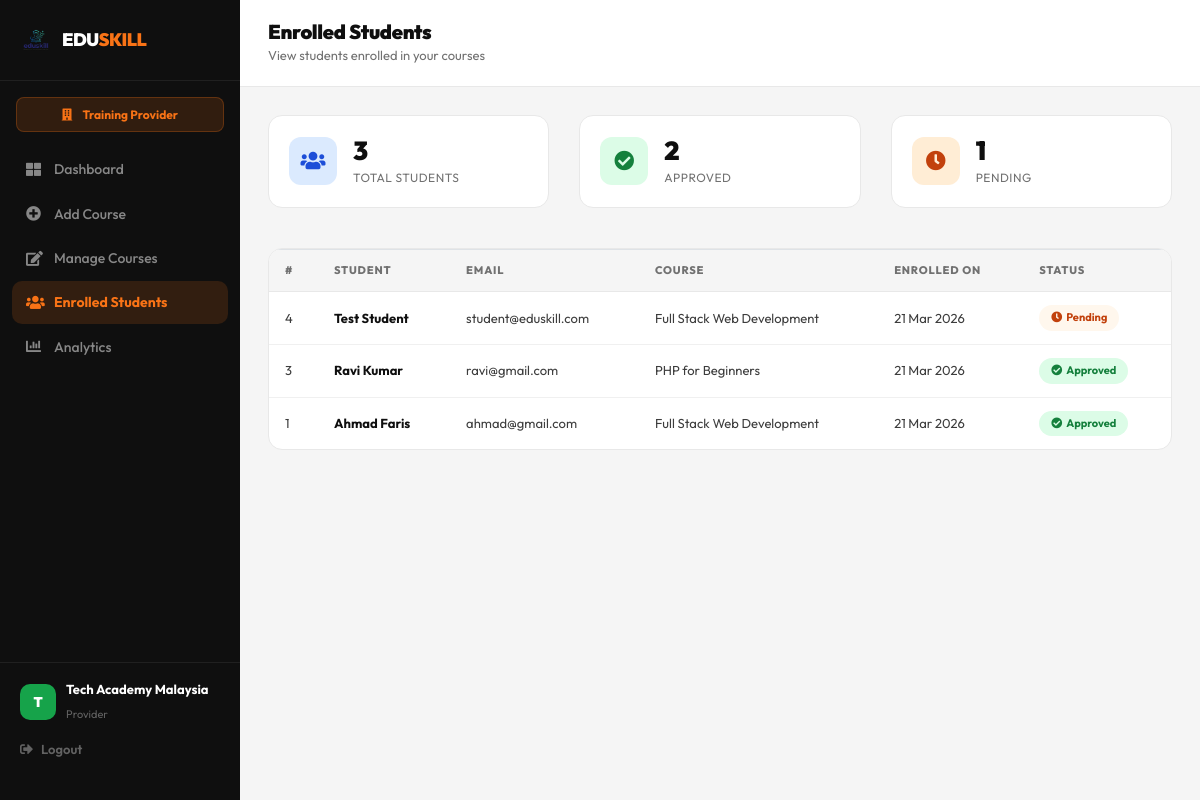
Screenshot of /provider/course_students.php (signed in) with the database file from the repository.
### tables this page shows
CREATE TABLE IF NOT EXISTS enrollments (
    id          INT AUTO_INCREMENT PRIMARY KEY,
    student_id  INT NOT NULL,
    course_id   INT NOT NULL,
    notes       TEXT,
    status      ENUM('pending','approved','rejected') DEFAULT 'pending',
    enrolled_at TIMESTAMP DEFAULT CURRENT_TIMESTAMP,
    FOREIGN KEY (student_id) REFERENCES students(id) ON DELETE CASCADE,
    FOREIGN KEY (course_id)  REFERENCES courses(id)  ON DELETE CASCADE,
    UNIQUE KEY unique_enrollment (student_id, course_id)
);

CREATE TABLE IF NOT EXISTS students (
    id         INT AUTO_INCREMENT PRIMARY KEY,
    name       VARCHAR(100) NOT NULL,
    email      VARCHAR(100) NOT NULL UNIQUE,
    phone      VARCHAR(20),
    password   VARCHAR(255) NOT NULL,
    created_at TIMESTAMP DEFAULT CURRENT_TIMESTAMP
);

CREATE TABLE IF NOT EXISTS courses (
    id           INT AUTO_INCREMENT PRIMARY KEY,
    provider_id  INT NOT NULL,
    title        VARCHAR(200) NOT NULL,
    category     VARCHAR(100) NOT NULL,
    duration     VARCHAR(50) NOT NULL,
    description  TEXT,
    price        DECIMAL(10,2) DEFAULT 0.00,
    max_students INT DEFAULT 30,
    status       ENUM('pending','approved','rejected') DEFAULT 'pending',
    created_at   TIMESTAMP DEFAULT CURRENT_TIMESTAMP,
    FOREIGN KEY (provider_id) REFERENCES providers(id) ON DELETE CASCADE
);

### provider/course_students.php (the view, shortened to what this page needs)
<?php
require_once '../config/database.php';
$provider_id   = $_SESSION['user_id'];
$provider_name = $_SESSION['user_name'] ?? 'Provider';
$result = mysqli_query($conn, "
    SELECT e.id, e.status, e.enrolled_at,
           s.name as student, s.email as student_email,
           c.title as course
    FROM enrollments e
    JOIN students s ON e.student_id = s.id
    JOIN courses c ON e.course_id = c.id
    WHERE c.provider_id = $provider_id
    ORDER BY e.enrolled_at DESC
");
$total    = mysqli_fetch_assoc(mysqli_query($conn, "SELECT COUNT(*) as c FROM enrollments e JOIN courses c ON e.course_id=c.id WHERE c.provider_id=$provider_id"))['c'];
$approved = mysqli_fetch_assoc(mysqli_query($conn, "SELECT COUNT(*) as c FROM enrollments e JOIN courses c ON e.course_id=c.id WHERE c.provider_id=$provider_id AND e.status='approved'"))['c'];
$pending  = mysqli_fetch_assoc(mysqli_query($conn, "SELECT COUNT(*) as c FROM enrollments e JOIN courses c ON e.course_id=c.id WHERE c.provider_id=$provider_id AND e.status='pending'"))['c'];
?>
<!DOCTYPE html>
<html lang="en">
<head>
    <link rel="stylesheet" href="https://stackpath.bootstrapcdn.com/bootstrap/4.5.2/css/bootstrap.min.css">
    <link rel="stylesheet" href="https://cdnjs.cloudflare.com/ajax/libs/font-awesome/5.15.4/css/all.min.css">
    <link rel="stylesheet" href="../css/style.css">
    <link rel="stylesheet" href="../css/pasang.css">
    <link rel="stylesheet" href="../css/archana.css">
</head>
<body class="dashboard-body">
<div class="dashboard-wrap">
    <aside class="dash-sidebar provider-sidebar">
        <div class="dsb-brand">
            <a href="../index.php">
                <img src="../images/logo.png" alt="Logo" style="width:32px;height:32px;border-radius:8px;object-fit:cover;">
                <span class="dsb-brand-text">EDU<span class="dsb-brand-accent">SKILL</span></span>
            </a>
        </div>
        <div class="dsb-role-badge provider-role-badge"><i class="fas fa-building mr-2"></i> Training Provider</div>
        <nav class="dsb-nav">
            <a href="dashboard.php" class="dsb-link"><i class="fas fa-th-large"></i> Dashboard</a>
            <a href="add_course.php" class="dsb-link"><i class="fas fa-plus-circle"></i> Add Course</a>
            <a href="edit_course.php" class="dsb-link"><i class="fas fa-edit"></i> Manage Courses</a>
            <a href="course_students.php" class="dsb-link active"><i class="fas fa-users"></i> Enrolled Students</a>
                <a href="analytics.php" class="dsb-link">
                <i class="fas fa-chart-bar"></i> Analytics
            </a>
        </nav>
        <div class="dsb-bottom">
            <div class="dsb-user-info">
                <div class="dsb-avatar provider-avatar"><?php echo strtoupper(substr($provider_name,0,1)); ?></div>
                <div><strong><?php echo htmlspecialchars($provider_name); ?></strong><span>Provider</span></div>
            </div>
            <a href="../auth/logout.php" class="dsb-logout"><i class="fas fa-sign-out-alt"></i> Logout</a>
        </div>
    </aside>
    <main class="dash-main">
        <div class="dash-topbar">
            <div>
                <h4 class="dash-page-title">Enrolled Students</h4>
                <p class="dash-page-sub">View students enrolled in your courses</p>
            </div>
        </div>
        <div class="dash-content">
        <div class="row mb-4">
            <div class="col-6 col-lg-4 mb-3">
                <div class="dstat-card">
                    <div class="dstat-icon" style="background:#dbeafe;color:#1d4ed8;"><i class="fas fa-users"></i></div>
                    <div class="dstat-info"><h3><?php echo $total; ?></h3><p>Total Students</p></div>
                </div>
            </div>
            <div class="col-6 col-lg-4 mb-3">
                <div class="dstat-card">
                    <div class="dstat-icon" style="background:#dcfce7;color:#15803d;"><i class="fas fa-check-circle"></i></div>
                    <div class="dstat-info"><h3><?php echo $approved; ?></h3><p>Approved</p></div>
                </div>
            </div>
            <div class="col-6 col-lg-4 mb-3">
                <div class="dstat-card">
                    <div class="dstat-icon" style="background:#ffedd5;color:#c2410c;"><i class="fas fa-clock"></i></div>
                    <div class="dstat-info"><h3><?php echo $pending; ?></h3><p>Pending</p></div>
                </div>
            </div>
        </div>
        <div class="dash-card">
            <div class="dash-table-wrap">
                <table class="table dash-table">
                    <thead>
                        <tr><th>#</th><th>Student</th><th>Email</th><th>Course</th><th>Enrolled On</th><th>Status</th></tr>
                    </thead>
                    <tbody>
                        <?php while($e = mysqli_fetch_assoc($result)): ?>
                        <tr>
                            <td><?php echo $e['id']; ?></td>
                            <td><strong><?php echo htmlspecialchars($e['student']); ?></strong></td>
                            <td><?php echo htmlspecialchars($e['student_email']); ?></td>
                            <td><?php echo htmlspecialchars($e['course']); ?></td>
                            <td><?php echo date('d M Y', strtotime($e['enrolled_at'])); ?></td>
                            <td>
                                <?php if($e['status']=='approved'): ?>
                                    <span class="status-approved"><i class="fas fa-check-circle mr-1"></i>Approved</span>
                                <?php elseif($e['status']=='pending'): ?>
                                    <span class="status-pending"><i class="fas fa-clock mr-1"></i>Pending</span>
                                <?php else: ?>
                                    <span class="status-rejected"><i class="fas fa-times-circle mr-1"></i>Rejected</span>
                                <?php endif; ?>
                            </td>
                        </tr>
                        <?php endwhile; ?>
                    </tbody>
                </table>
            </div>
        </div>
        </div>
    </main>
</div>
</body>
</html>

### css/style.css (style rules this page uses)
:root { --orange: #f97316; --orange-dk: #ea580c; --orange-lt: #fff7ed; --orange-mid: #fed7aa; --black: #0f0f0f; --dark: #1a1a1a; --text: #3d3d3d; --muted: #717171; --border: #e8e8e8; --bg: #fafafa; --white: #ffffff; --green: #16a34a; --green-lt: #dcfce7; --blue: #2563eb; --blue-lt: #dbeafe; --purple: #7c3aed; --purple-lt: #ede9fe; --pink: #db2777; --pink-lt: #fce7f3; --teal: #0f766e; --teal-lt: #ccfbf1; --nav-h: 72px; --radius: 14px; --radius-lg: 20px; --radius-xl: 28px; --shadow: 0 2px 8px rgba(0,0,0,0.06), 0 1px 2px rgba(0,0,0,0.04); --shadow-md: 0 8px 24px rgba(0,0,0,0.08), 0 2px 8px rgba(0,0,0,0.04); --shadow-lg: 0 20px 48px rgba(0,0,0,0.10); }
* { margin: 0; padding: 0; box-sizing: border-box; }
body { font-family: 'Open Sans', sans-serif; }
h1, h2, h3 { font-family: 'Roboto', sans-serif; }
body { font-family: 'Outfit', sans-serif; color: var(--text); background: var(--white); padding-top: var(--nav-h); font-size: 16px; line-height: 1.6; -webkit-font-smoothing: antialiased; }
h1, h2, h3, h4, h5, h6 { font-family: 'Outfit', sans-serif; color: var(--black); line-height: 1.15; font-weight: 800; }
a { text-decoration: none; color: inherit; }
img { max-width: 100%; height: auto; display: block; }

### css/archana.css (style rules this page uses)
.provider-sidebar .dsb-link.active { background: rgba(249,115,22,0.15); color: #f97316 !important; }

### rows the page displays
enrollments: id "4", student.name "Test Student", student.email "student@eduskill.com", course.title "Full Stack Web Development", enrolled_at "21 Mar 2026", status "pending" (drawn)
enrollments: id "3", student.name "Ravi Kumar", student.email "ravi@gmail.com", course.title "PHP for Beginners", enrolled_at "21 Mar 2026", status "approved" (drawn)
enrollments: id "1", student.name "Ahmad Faris", student.email "ahmad@gmail.com", course.title "Full Stack Web Development", enrolled_at "21 Mar 2026", status "approved" (drawn)

### other values shown
substr($provider_name,0,1) "T"
$provider_name "Tech Academy Malaysia"
$total "3"
$approved "2"
$pending "1"
